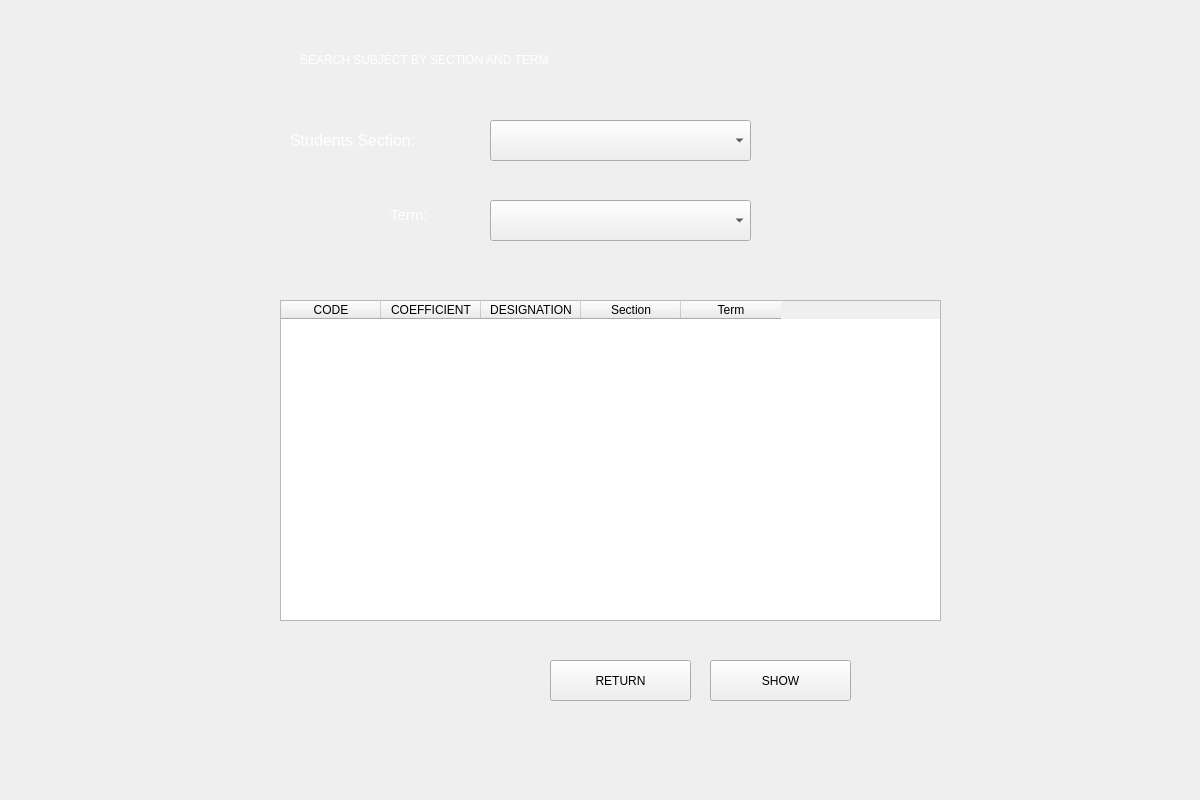
<?xml version="1.0" encoding="UTF-8"?>
<ui version="4.0">
 <class>Form</class>
 <widget class="QWidget" name="Form">
  <property name="geometry">
   <rect>
    <x>0</x>
    <y>0</y>
    <width>1200</width>
    <height>800</height>
   </rect>
  </property>
  <property name="windowTitle">
   <string>Form</string>
  </property>
  <widget class="QLabel" name="num_inscription4">
   <property name="geometry">
    <rect>
     <x>290</x>
     <y>100</y>
     <width>281</width>
     <height>81</height>
    </rect>
   </property>
   <property name="styleSheet">
    <string notr="true"/>
   </property>
   <property name="text">
    <string>&lt;html&gt;&lt;head/&gt;&lt;body&gt;&lt;p&gt;&lt;span style=&quot; font-size:12pt; color:#fff;&quot;&gt;Students Section:&lt;/span&gt;&lt;/p&gt;&lt;/body&gt;&lt;/html&gt;</string>
   </property>
  </widget>
  <widget class="QPushButton" name="afficher">
   <property name="geometry">
    <rect>
     <x>710</x>
     <y>660</y>
     <width>141</width>
     <height>41</height>
    </rect>
   </property>
   <property name="styleSheet">
    <string notr="true">font: 12pt &quot;Poppins&quot;;</string>
   </property>
   <property name="text">
    <string>SHOW</string>
   </property>
  </widget>
  <widget class="QLabel" name="label">
   <property name="geometry">
    <rect>
     <x>300</x>
     <y>20</y>
     <width>751</width>
     <height>81</height>
    </rect>
   </property>
   <property name="styleSheet">
    <string notr="true">font: 63 18pt &quot;Open Sans Semibold&quot;;</string>
   </property>
   <property name="text">
    <string>&lt;html&gt;&lt;head/&gt;&lt;body&gt;&lt;p&gt;&lt;span style=&quot; color:#FFFFFF;&quot;&gt;SEARCH SUBJECT BY SECTION AND TERM&lt;/span&gt;&lt;/p&gt;&lt;/body&gt;&lt;/html&gt;</string>
   </property>
  </widget>
  <widget class="QPushButton" name="ok">
   <property name="geometry">
    <rect>
     <x>550</x>
     <y>660</y>
     <width>141</width>
     <height>41</height>
    </rect>
   </property>
   <property name="styleSheet">
    <string notr="true">font: 12pt &quot;Poppins&quot;;</string>
   </property>
   <property name="text">
    <string>RETURN</string>
   </property>
  </widget>
  <widget class="QLabel" name="section_2">
   <property name="geometry">
    <rect>
     <x>500</x>
     <y>170</y>
     <width>221</width>
     <height>21</height>
    </rect>
   </property>
   <property name="text">
    <string/>
   </property>
  </widget>
  <widget class="QTableWidget" name="tableWidget">
   <property name="geometry">
    <rect>
     <x>280</x>
     <y>300</y>
     <width>661</width>
     <height>321</height>
    </rect>
   </property>
   <column>
    <property name="text">
     <string>CODE</string>
    </property>
   </column>
   <column>
    <property name="text">
     <string>COEFFICIENT</string>
    </property>
   </column>
   <column>
    <property name="text">
     <string>DESIGNATION</string>
    </property>
   </column>
   <column>
    <property name="text">
     <string>Section</string>
    </property>
   </column>
   <column>
    <property name="text">
     <string>Term</string>
    </property>
   </column>
  </widget>
  <widget class="QComboBox" name="section">
   <property name="geometry">
    <rect>
     <x>490</x>
     <y>120</y>
     <width>261</width>
     <height>41</height>
    </rect>
   </property>
   <property name="styleSheet">
    <string notr="true">QLineEdit {
border: 1px solid rgb(37,39,48);

padding-left:20px;
padding-right:20px;
}
</string>
   </property>
   <item>
    <property name="text">
     <string/>
    </property>
   </item>
   <item>
    <property name="text">
     <string>CPI1</string>
    </property>
   </item>
   <item>
    <property name="text">
     <string>CPI2</string>
    </property>
   </item>
   <item>
    <property name="text">
     <string>L1 INFO</string>
    </property>
   </item>
   <item>
    <property name="text">
     <string>L1 TIC</string>
    </property>
   </item>
   <item>
    <property name="text">
     <string>L1 EEA</string>
    </property>
   </item>
   <item>
    <property name="text">
     <string>L1 MATH</string>
    </property>
   </item>
   <item>
    <property name="text">
     <string>L2 INFO </string>
    </property>
   </item>
   <item>
    <property name="text">
     <string>L2 TIC</string>
    </property>
   </item>
   <item>
    <property name="text">
     <string>L2 EEA</string>
    </property>
   </item>
   <item>
    <property name="text">
     <string>L2 MATH</string>
    </property>
   </item>
   <item>
    <property name="text">
     <string>L3 INFO</string>
    </property>
   </item>
   <item>
    <property name="text">
     <string>L3 TIC</string>
    </property>
   </item>
   <item>
    <property name="text">
     <string>L3 EEA</string>
    </property>
   </item>
   <item>
    <property name="text">
     <string>ING 1</string>
    </property>
   </item>
   <item>
    <property name="text">
     <string>ING2</string>
    </property>
   </item>
  </widget>
  <widget class="QComboBox" name="semestre">
   <property name="geometry">
    <rect>
     <x>490</x>
     <y>200</y>
     <width>261</width>
     <height>41</height>
    </rect>
   </property>
   <property name="styleSheet">
    <string notr="true"/>
   </property>
   <item>
    <property name="text">
     <string/>
    </property>
   </item>
   <item>
    <property name="text">
     <string>1</string>
    </property>
   </item>
   <item>
    <property name="text">
     <string>2</string>
    </property>
   </item>
  </widget>
  <widget class="QLabel" name="label_6">
   <property name="geometry">
    <rect>
     <x>390</x>
     <y>200</y>
     <width>81</width>
     <height>31</height>
    </rect>
   </property>
   <property name="text">
    <string>&lt;html&gt;&lt;head/&gt;&lt;body&gt;&lt;p&gt;&lt;span style=&quot; font-size:11pt; color:#FFF;&quot;&gt;Term:&lt;/span&gt;&lt;/p&gt;&lt;/body&gt;&lt;/html&gt;</string>
   </property>
  </widget>
  <widget class="QLabel" name="semestre_2">
   <property name="geometry">
    <rect>
     <x>500</x>
     <y>250</y>
     <width>251</width>
     <height>21</height>
    </rect>
   </property>
   <property name="text">
    <string/>
   </property>
  </widget>
  <widget class="QLabel" name="label_2">
   <property name="geometry">
    <rect>
     <x>-170</x>
     <y>-10</y>
     <width>1391</width>
     <height>881</height>
    </rect>
   </property>
   <property name="text">
    <string/>
   </property>
   <property name="pixmap">
    <pixmap>bg.jpg</pixmap>
   </property>
   <property name="scaledContents">
    <bool>true</bool>
   </property>
  </widget>

  <zorder>label_2</zorder>
  <zorder>num_inscription4</zorder>
  <zorder>afficher</zorder>
  <zorder>label</zorder>
  <zorder>ok</zorder>
  <zorder>section_2</zorder>
  <zorder>tableWidget</zorder>
  <zorder>section</zorder>
  <zorder>semestre</zorder>
  <zorder>label_6</zorder>
  <zorder>semestre_2</zorder>
  <zorder>label_10</zorder>
 </widget>
 <resources/>
 <connections/>
</ui>
